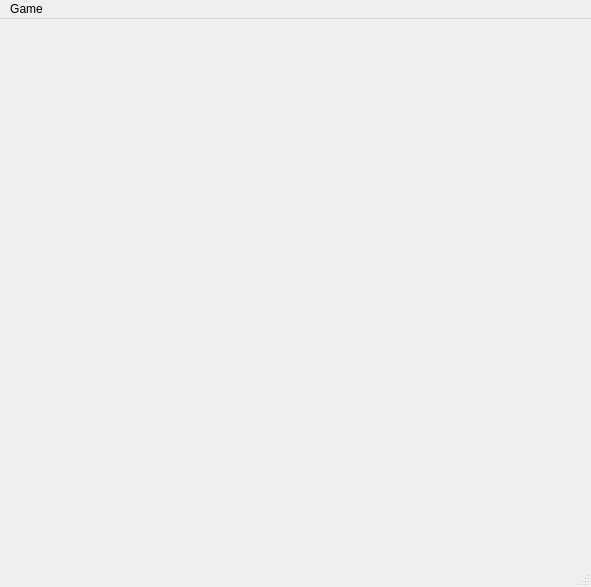
<?xml version="1.0" encoding="UTF-8"?>
<ui version="4.0">
 <class>MainWindow</class>
 <widget class="QMainWindow" name="MainWindow">
  <property name="geometry">
   <rect>
    <x>0</x>
    <y>0</y>
    <width>591</width>
    <height>587</height>
   </rect>
  </property>
  <property name="windowTitle">
   <string>Sudoku Game</string>
  </property>
  <widget class="QWidget" name="centralwidget">
   <widget class="QWidget" name="gridLayoutWidget">
    <property name="geometry">
     <rect>
      <x>9</x>
      <y>-1</y>
      <width>571</width>
      <height>531</height>
     </rect>
    </property>
    <layout class="QGridLayout" name="grid_layout"/>
   </widget>
  </widget>
  <widget class="QMenuBar" name="menubar">
   <property name="geometry">
    <rect>
     <x>0</x>
     <y>0</y>
     <width>591</width>
     <height>24</height>
    </rect>
   </property>
   <widget class="QMenu" name="menuNew_Game">
    <property name="title">
     <string>Game</string>
    </property>
    <addaction name="menu_new"/>
    <addaction name="menu_open_file"/>
   </widget>
   <addaction name="menuNew_Game"/>
  </widget>
  <widget class="QStatusBar" name="statusbar"/>
  <action name="menu_new">
   <property name="text">
    <string>New...</string>
   </property>
  </action>
  <action name="menu_open_file">
   <property name="text">
    <string>Open File...</string>
   </property>
  </action>
 </widget>
 <resources/>
 <connections/>
</ui>
